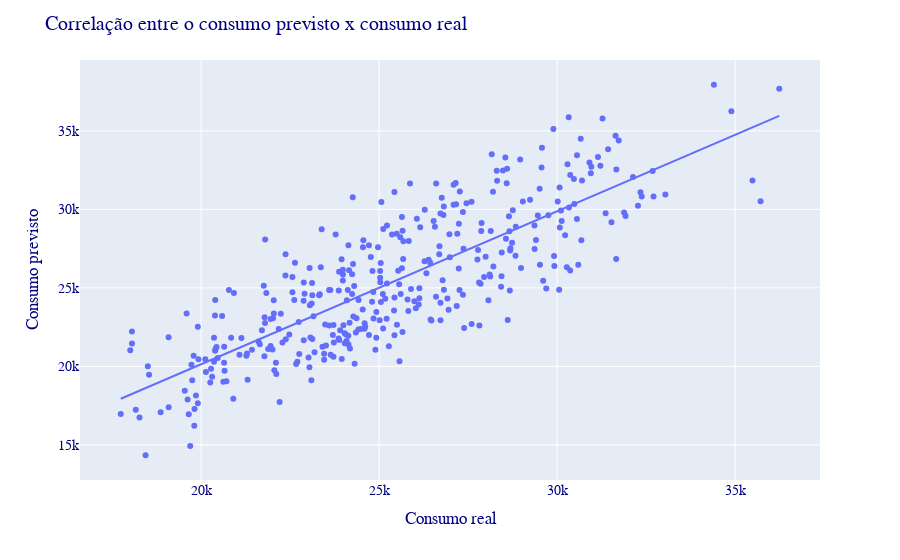

This figure's notebook cell:
### Markdown cell above
**INTERPRETAÇÃO DO MODELO DE REGRESSÃO LINEAR**


$y_{i} = \beta_{1} + \beta_{2}x_{2i} + \beta_{3}x_{3i} + \beta_{4}x_{4i} + u_{i} $

onde:
* $y_{i}$ é a variável dependente -> consumo de cerveja;
* $\beta_{1}$ é o intercepto;
* $\beta_{2}$, $\beta_{3}$ e $\beta_{4}$ são os coeficientes de regressão;
* $x_{2i}$, $x_{3i}$ e $x_{4i}$ são as variáveis independentes;
* $u_{i}$ é o termo de erro.

### Code cell
cerveja['previsao_rl'] = model.predict(X)

fig = px.scatter(cerveja, x="previsao_rl", y="consumo", trendline="ols")

fig.update_layout(
    title="Correlação entre o consumo previsto x consumo real",
    xaxis_title="Consumo real",
    yaxis_title="Consumo previsto",
    font=dict(family="New latin, monospace", size=14, color="navy"),
    legend=dict(x=1.5, y=1.5)
)
fig.show()

### Figure 1 — Plotly figure (JSON) as saved in the notebook; plotly's stock layout.template omitted (floating-point values rounded to 4 significant figures; data arrays with more than 128 entries replaced by an {"elided": "..."} marker saying what was removed)
{"data": [{"hovertemplate": "previsao_rl=%{x}<br>consumo=%{y}<extra></extra>", "legendgroup": "", "marker": {"color": "#636efa", "symbol": "circle"}, "mode": "markers", "name": "", "orientation": "v", "showlegend": false, "type": "scatter", "x": {"elided": "365 float values"}, "xaxis": "x", "y": {"elided": "365 int values"}, "yaxis": "y"}, {"hovertemplate": "<b>OLS trendline</b><br>consumo = 0.973722 * previsao_rl + 666.823<br>R<sup>2</sup>=0.660999<br><br>previsao_rl=%{x}<br>consumo=%{y} <b>(trend)</b><extra></extra>", "legendgroup": "", "marker": {"color": "#636efa", "symbol": "circle"}, "mode": "lines", "name": "", "showlegend": false, "type": "scatter", "x": {"elided": "365 float values"}, "xaxis": "x", "y": {"elided": "365 float values"}, "yaxis": "y"}], "layout": {"autosize": true, "font": {"color": "navy", "family": "New latin, monospace", "size": 14}, "legend": {"tracegroupgap": 0, "x": 1.5, "y": 1.5}, "margin": {"t": 60}, "title": {"text": "Correlação entre o consumo previsto x consumo real"}, "xaxis": {"anchor": "y", "autorange": true, "domain": [0, 1], "range": [16650.0, 37330.0], "title": {"text": "Consumo real"}, "type": "linear"}, "yaxis": {"anchor": "x", "autorange": true, "domain": [0, 1], "range": [12520.0, 39760.0], "title": {"text": "Consumo previsto"}, "type": "linear"}}}
